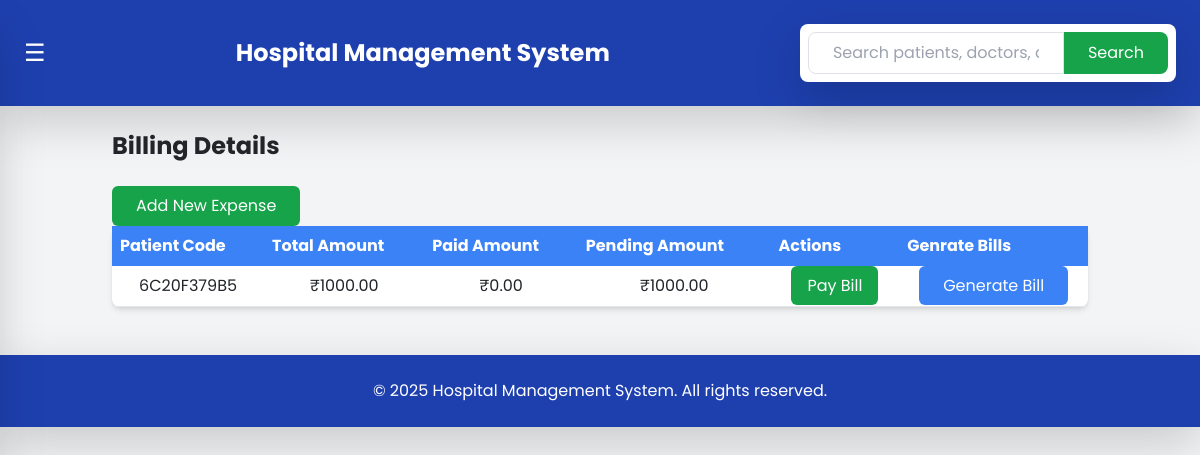
/billing/ (signed in), run on an earlier commit of the app's database.
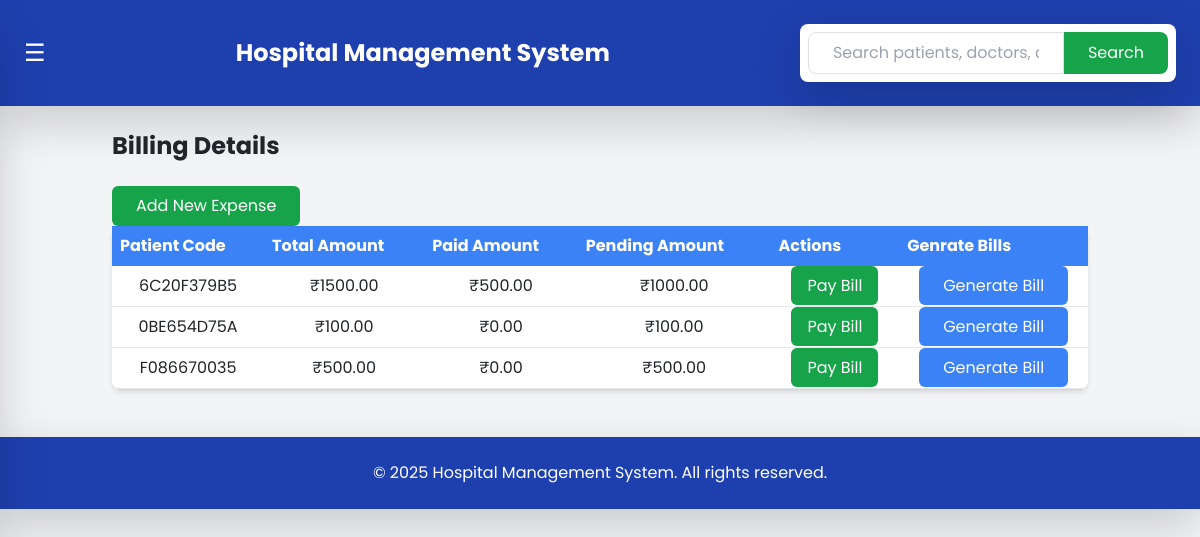
And on a later commit of the database.
### hms/models.py (models this page shows, shortened)
class Billing(models.Model):
    patient = models.ForeignKey(Patient, on_delete=models.CASCADE)
    total_amount = models.DecimalField(max_digits=10, decimal_places=2, default=0)
    paid_amount = models.DecimalField(max_digits=10, decimal_places=2, default=0)
    status = models.CharField(max_length=20, choices=[('paid', 'Paid'), ('pending', 'Pending')], default='pending')
    generated_on = models.DateTimeField(auto_now_add=True)

class Patient(models.Model):
    patient_code = models.CharField(max_length=10, unique=True, editable=False, blank=True, null=True)
    created_at = models.DateTimeField(default=now)
    user = models.OneToOneField(CustomUser, on_delete=models.CASCADE, related_name="patient")
    date_of_birth = models.DateField(blank=True, null=True)
    contact_number = models.CharField(max_length=15, blank=True, null=True)
    address = models.TextField(blank=True, null=True)
    gender = models.CharField(max_length=10, choices=CustomUser.GENDER_CHOICES, blank=True, null=True)
    aadhar_number = models.CharField(max_length=12, unique=True, validators=[MinLengthValidator(12)], blank=True, null=True)
    blood_group = models.CharField(max_length=3, blank=True, null=True, choices=[
        ('A+', 'A+'), ('A-', 'A-'), ('B+', 'B+'), ('B-', 'B-'),
        ('O+', 'O+'), ('O-', 'O-'), ('AB+', 'AB+'), ('AB-', 'AB-')
    ])
    email = models.EmailField(unique=True, blank=True, null=True)
    guarantor_name = models.CharField(max_length=255, blank=True, null=True)
    guarantor_address = models.TextField(blank=True, null=True)
    guarantor_mobile = models.CharField(max_length=15, blank=True, null=True)
    guarantor_relationship = models.CharField(max_length=50, blank=True, null=True)
    guarantor_gender = models.CharField(max_length=10, choices=CustomUser.GENDER_CHOICES, blank=True, null=True)
    profile_picture = models.ImageField(upload_to='patient_profiles/', blank=True, null=True)

### hms/views.py (the view)
# urls.py: path('billing/', views.billing, name='billing'),
@login_required
def billing(request):
    bills = Billing.objects.all()
    for bill in bills:
        bill.pending_amount = bill.total_amount - bill.paid_amount
    return render(request, 'hms/billing.html', {'bills': bills})

### hms/templates/hms/billing.html (shortened to what this page needs)
{% extends 'hms/base.html' %}
{% block content %}
<h2 class="text-2xl font-bold">Billing Details</h2>
<a href="{% url 'add_expense' %}" class="mt-4 inline-block px-4 py-2 bg-green-600 text-white rounded">
    Add New Expense
</a>
<br>
<table class="w-full bg-white shadow-md rounded-lg">
    <tr class="bg-blue-500 text-white">
        <th class="p-2">Patient Code</th>
        <th class="p-2">Total Amount</th>
        <th class="p-2">Paid Amount</th>
        <th class="p-2">Pending Amount</th>
        <th class="p-2">Actions</th>
        <th class="p-2">Genrate Bills</th>
    </tr>
    {% for bill in bills %}
    <tr class="border-b text-center">
        <td class="p-2">{{ bill.patient.patient_code }}</td>
        <td class="p-2">₹{{ bill.total_amount }}</td>
        <td class="p-2">₹{{ bill.paid_amount }}</td>
        <td class="p-2">₹{{ bill.pending_amount }}</td>
        <td class="p-2">
            <a href="{% url 'pay_bill' bill.id %}" class="px-3 py-2 bg-green-600 text-white rounded">Pay Bill</a>
        </td>
        <td>
            <a href="{% url 'generate_bill' bill.patient.patient_code %}"
               class="px-4 py-2 bg-blue-500 text-white rounded hover:bg-blue-700">
                Generate Bill
            </a>
        </td>
    </tr>
    {% empty %}
    <tr>
        <td colspan="5" class="p-4 text-center">No bills available</td>
    </tr>
    {% endfor %}
</table>
{% endblock %}

What changed in the data, as far as the page shows it:
changed Billing (number 1 of 3 on the later page): total_amount "1000.00" → "1500.00"; paid_amount "0.00" → "500.00"
added Billing: patient.patient_code "0BE654D75A", total_amount "100.00", paid_amount "0.00", pending_amount "100.00"
added Billing: patient.patient_code "F086670035", total_amount "500.00", paid_amount "0.00", pending_amount "500.00"
